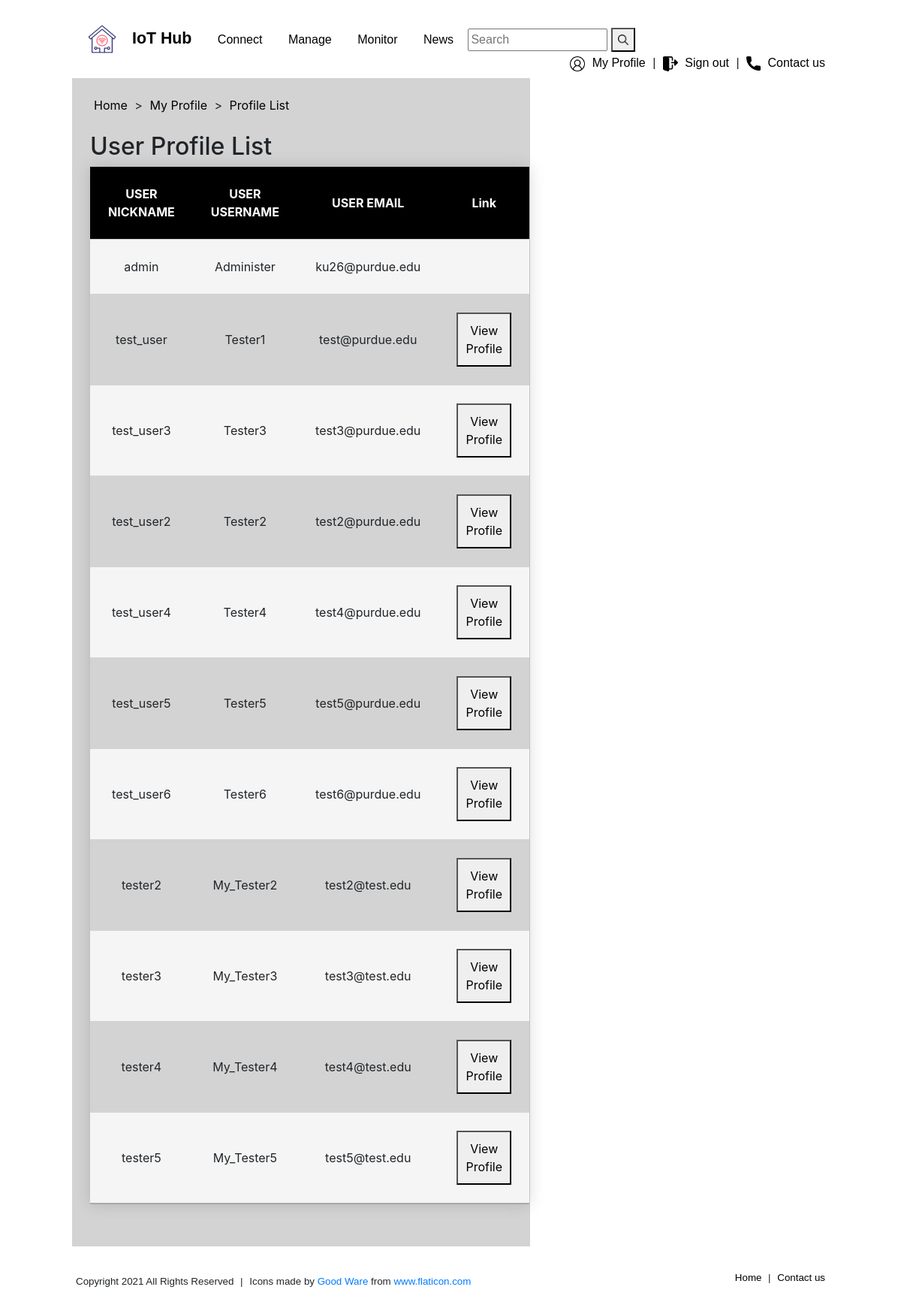
Before: /CNIT581-048-project3/profiles/ (signed in) with the older database file.
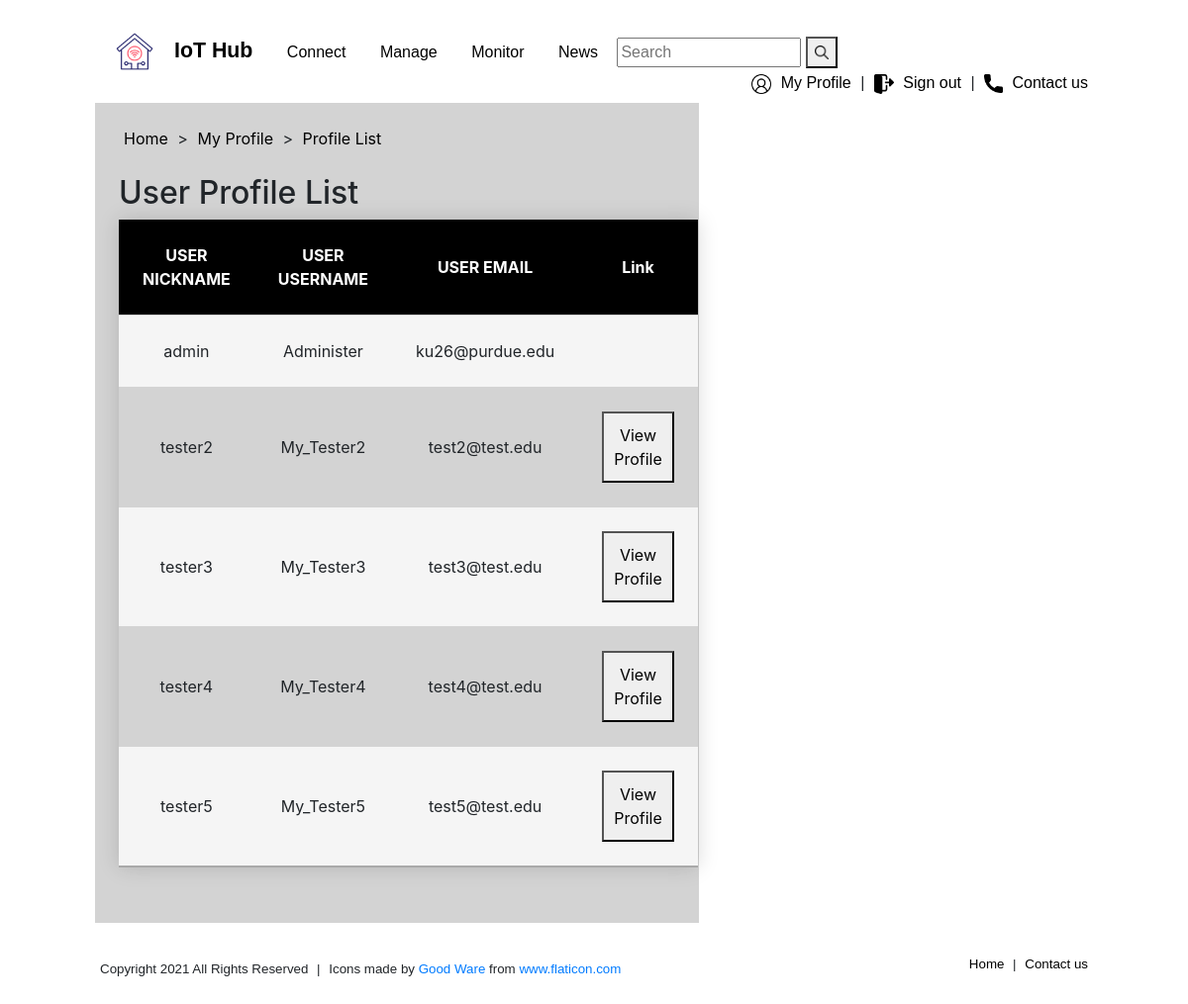
After: the same page with the newer database file.
### hubapp/models.py (models this page shows)
class CustomUser(AbstractUser):
    nickname = models.CharField(max_length=100)
    gender_type_choices = (
        ('Male', 'Male'),
        ('Female', 'Female'),
        ('Not to say', 'Not to say')
    )
    gender = models.CharField(max_length=10, choices=gender_type_choices)
    followers = models.ManyToManyField(
        settings.AUTH_USER_MODEL,
        related_name='following',
        blank=True
    )

### hubapp/views.py (the view)
# urls.py: path('profiles/', views.profiles, name='profiles'),
def profiles(request):
    if request.user.is_authenticated:
        registered_users = CustomUser.objects.all().order_by('id')
        return render(request, 'hubapp/profiles.html', {'registered_users': registered_users})
    else:
        return redirect('signin')

### hubapp/templates/hubapp/profiles.html (shortened to what this page needs)
{% extends "hubapp/base.html" %}
{% block header %}
    <a href="{% url 'index' %}">Home</a> >
    <a href="{% url 'myprofile' %}">My Profile</a> >
    <a href="{% url 'profiles' %}">Profile List</a>
{% endblock header %}
{% block title %}
    <h2>
        User Profile List
    </h2>
{% endblock title %}
{% block content %}
    <table class="devices-list">
         <thead>
            <tr>
                <th>USER NICKNAME</th>
                <th>USER USERNAME</th>
                <th>USER EMAIL</th>
                <th>Link</th>
            </tr>
        </thead>
         <tbody>
        {% for user in registered_users %}
            {% if user != request.user%}
             <tr>
                 <td>{{ user.username }}</td>
                 <td>{{ user.nickname }}</td>
                 <td>{{ user.email }}</td>
                 {% if user.is_staff%}
                     <td></td>
                 {% else %}
                    <td><button onclick="location.href='{% url 'other_profile' user.id %}'">View Profile</button></td>
                 {% endif %}
             </tr>
            {% endif %}
        {% endfor %}
         </tbody>
    </table>
{% endblock content %}

### hubapp/templates/hubapp/base.html (shortened to what this page needs)
<!DOCTYPE html>
<html lang="en">
<head>
    {% load static %}
    <link rel="stylesheet" type="text/css" href="{% static 'hubapp/style.css' %}">
    <link rel="stylesheet" href="https://stackpath.bootstrapcdn.com/bootstrap/4.1.1/css/bootstrap.min.css">
</head>
<body>
    <div id="header">
        <div id="nav-left">
            <a href="{% url 'index' %}" class="selected"><img src="{% static 'hubapp/img/smarthome.png' %}" alt="this should be a picture..." style="width: 40px; height: auto; vertical-align:middle; margin-right:20px;">IoT Hub</a>
            <a href="{% url 'add' %}" class="tab">Connect</a>
            <a href="{% url 'list' %}" class="tab">Manage</a>
            <a href="{% url 'monitor' %}" class="tab">Monitor</a>
            <a href="{% url 'news' %}" class="tab">News</a>
        </div>
        <div id="nav-search">
            <form class="search-form" action="{% url 'search' %}" method="GET">
                <input id="search" type="text" placeholder="Search" name="q">
                <button type="submit" id="search-button"><img src="{% static 'hubapp/img/search.png' %}" alt="Submit" style="width: 14px; height: auto; vertical-align:middle;"></button>
            </form>
        </div>
        <div id="nav-right">
            {% if user.is_authenticated  %}
                <img src="{% static 'hubapp/img/user.png' %}" alt="this should be a picture..." style="width: 20px; height: auto; vertical-align:middle;">
                 <a href="{% url 'myprofile' %}">My Profile</a> |
                <img src="{% static 'hubapp/img/logout.png' %}" alt="this should be a picture..." style="width: 20px; height: auto; vertical-align:middle;">
                <a href="{% url 'signout' %}">Sign out</a> |
            {% else %}
                <img src="{% static 'hubapp/img/login.png' %}" alt="this should be a picture..." style="width: 20px; height: auto; vertical-align:middle;">
                <a href="{% url 'signin' %}">Sign in</a> |
            {% endif %}
          <img src="{% static 'hubapp/img/call.png' %}" alt="this should be a picture..." style="width: 19px; height: auto; vertical-align:middle;">
          <a href="{% url 'contactus' %}">Contact us</a>
        </div>
      </div>
      <div id="content">
        <div class="top-row">
          <div id="title-container">
            {% block header %}
              {% endblock header %}
          </div>
          <div id="main-container">
              <div>
                {% block title %}
                {% endblock title %}
              </div>
              <div>
                {% block content %}
                {% endblock content %}
              </div>
          </div>
        </div>
      </div>
      <div id="footer">
        <div id="footer-menu">
          <a href="{% url 'index' %}" class="selected">Home</a> |
          <a href="{% url 'contactus' %}">Contact us</a>
        </div>
        <span>Copyright 2021 All Rights Reserved</span> |
        <span>Icons made by <a href="" title="Good Ware">Good Ware</a> from <a href="https://www.flaticon.com/" title="Flaticon">www.flaticon.com</a></span>
      </div>
</body>
</html>

### hubapp/static/hubapp/style.css (style rules this page uses)
* { box-sizing: border-box; }
body { padding: 2vh 4vw 2vh 4vw; }
#header { padding: 2vh 4vw 2vh 4vw; font-family: Helvetica, sans-serif; }
#header > div { display: inline-block; }
#nav-left { min-width: 45%; }
#nav-left > a { padding: 10px; text-decoration: none; color: black; margin: 5px; }
#nav-left > a.selected { font-size: 16pt; font-weight: bold; }
#nav-right { float: right; min-width: 10%; }
#nav-right > a { text-decoration: none; margin-right: 5px; color: black; }
img { margin-left: 5px; margin-right: 5px; }
#search { min-width: 10%; }
#content { padding: 2vh 4vw 2vh 4vw; clear: left; overflow: auto; }
.top-row { background-color: lightgray; }
#title-container { padding: 3vh 2vw 1vh 2vw; }
#title-container > a { margin: 5px; color: black; }
#main-container { padding: 2vh 2vw 7vh 2vw; }
button { cursor:pointer; padding: 10px; }
.devices-list { min-width: 50%; border-collapse: collapse; box-shadow: 0 0 20px rgba(0, 0, 0, 0.15); text-align: center; }
.devices-list thead tr { background-color: black; color: white; }
.devices-list th, td { padding: 3vh; }
.devices-list thead tr, tbody tr { border-bottom: 1px solid lightgray; }
.devices-list tbody tr:nth-of-type(odd) { background-color: #F5F5F5; }
.devices-list tbody tr:last-of-type { border-bottom: 2px solid darkgray; }
#search-button { padding:2px; }
#footer { padding: 2vh 4vw 2vh 4vw; font-family: Helvetica, sans-serif; font-size: 10pt; }
#footer > span { display: inline-block; margin: 5px; }
#footer-menu { float: right; }
#footer-menu > a { margin: 5px; text-decoration: none; color: black; }

Changed rows visible on the page:
removed CustomUser: username "test_user", nickname "Tester1", email "test@purdue.edu", is_staff "View Profile"
removed CustomUser: username "test_user3", nickname "Tester3", email "test3@purdue.edu", is_staff "View Profile"
removed CustomUser: username "test_user2", nickname "Tester2", email "test2@purdue.edu", is_staff "View Profile"
removed CustomUser: username "test_user4", nickname "Tester4", email "test4@purdue.edu", is_staff "View Profile"
removed CustomUser: username "test_user5", nickname "Tester5", email "test5@purdue.edu", is_staff "View Profile"
removed CustomUser: username "test_user6", nickname "Tester6", email "test6@purdue.edu", is_staff "View Profile"
